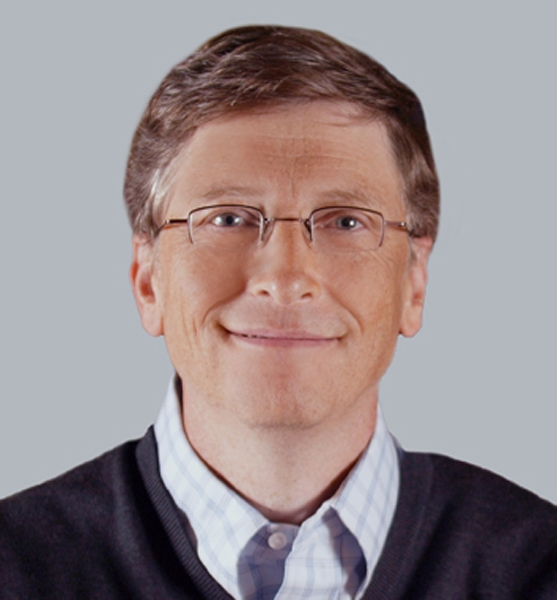
#> input picture PythonForFlutter/img.jpeg, 557 x 600 px; its folder holds only this picture in this run
$ python -i img_cropping.py   (imports and definitions only)
#> lines starting #> are read from the running program, lines starting #| are printed output that depends on the picture
from PIL import Image
import re
import cv2
from os import listdir
from os.path import isfile, join


def convert_webp_to_jpg(path_of_image):
    img = Image.open(path_of_image).convert('RGB')
    path_to_safe = re.sub(r'\.webp', '.jpg', path_of_image)
    #print(path_to_safe)
    path_to_safe = re.sub(r'\/webp', '/jpg', path_to_safe)
    #print(path_to_safe)
    img.save(path_to_safe)
    return path_to_safe

def make_four_out_of_one(path_of_image):
#> called with path_of_image = '../img.jpeg'
    img = cv2.imread(path_of_image)
#> img is the input picture: shape (600, 557, 3); mean B, G, R 140.2, 138.9, 151.6
    path_to_safe = 'Data/raw/cropped_to_four/'
    file_name = re.sub(r'^Data\/raw\/jpg\/', '', path_of_image)
    path_to_safe = path_to_safe + file_name
    ##########################################
    # At first vertical devide image         #
    ##########################################

    # start vertical devide image
    height = img.shape[0]
#> height = 600
    width = img.shape[1]
#> width = 557

    # Cut the image in half
    width_cutoff = width // 2
#> width_cutoff = 278
    left1 = img[:, :width_cutoff]
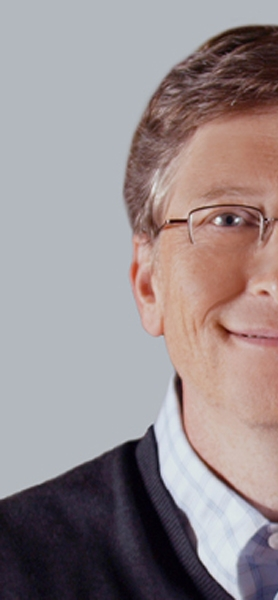
#> left1: shape (600, 278, 3); mean B, G, R 142.3, 140.5, 151.7
    right1 = img[:, width_cutoff:]
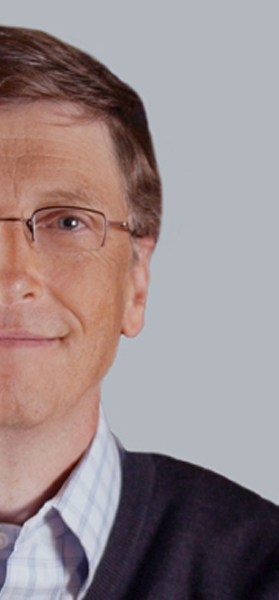
#> right1: shape (600, 279, 3); mean B, G, R 138.2, 137.2, 151.5
    # finish vertical devide image


    ##########################################
    # At first Horizontal devide left1 image #
    ##########################################

    #rotate image LEFT1 to 90 CLOCKWISE
    img = cv2.rotate(left1, cv2.ROTATE_90_CLOCKWISE)
#> img: shape (278, 600, 3)

    # start vertical devide image
    height = img.shape[0]
#> height = 278
    width = img.shape[1]
#> width = 600

    # Cut the image in half
    width_cutoff = width // 2
#> width_cutoff = 300
    l1 = img[:, :width_cutoff]
    l2 = img[:, width_cutoff:]
    # finish vertical devide image

    #rotate image to 90 COUNTERCLOCKWISE
    l1 = cv2.rotate(l1, cv2.ROTATE_90_COUNTERCLOCKWISE)
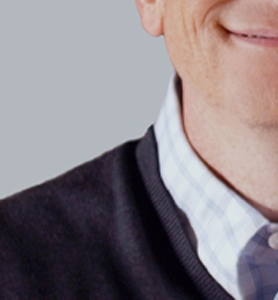
#> l1: shape (300, 278, 3); mean B, G, R 133.4, 128.6, 136.9
    #rotate image to 90 COUNTERCLOCKWISE
    l2 = cv2.rotate(l2, cv2.ROTATE_90_COUNTERCLOCKWISE)
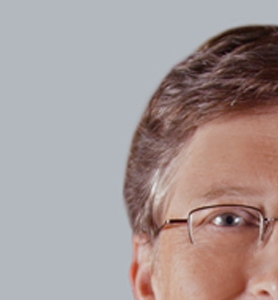
#> l2: shape (300, 278, 3); mean B, G, R 151.2, 152.5, 166.5


    ##########################################
    # At first Horizontal devide left1 image #
    ##########################################

    #rotate image LEFT1 to 90 CLOCKWISE
    img = cv2.rotate(left1, cv2.ROTATE_90_CLOCKWISE)

    # start vertical devide image
    height = img.shape[0]
    width = img.shape[1]

    # Cut the image in half
    width_cutoff = width // 2
    l1 = img[:, :width_cutoff]
    l2 = img[:, width_cutoff:]
    # finish vertical devide image

    #rotate image to 90 COUNTERCLOCKWISE
    l1 = cv2.rotate(l1, cv2.ROTATE_90_COUNTERCLOCKWISE)
    #save
    cv2.imwrite(f"{path_to_safe}_zwei_glaeser.jpg", l1)

    #rotate image to 90 COUNTERCLOCKWISE
    l2 = cv2.rotate(l2, cv2.ROTATE_90_COUNTERCLOCKWISE)
    #save
    cv2.imwrite(f"{path_to_safe}_null_glas.jpg", l2)


    ##########################################
    # At first Horizontal devide right1 image#
    ##########################################

    #rotate image RIGHT1 to 90 CLOCKWISE
    img = cv2.rotate(right1, cv2.ROTATE_90_CLOCKWISE)
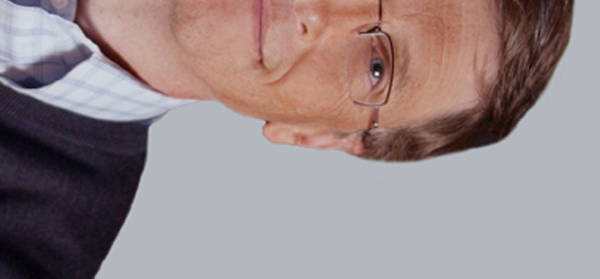
#> img: shape (279, 600, 3); mean B, G, R 138.2, 137.2, 151.5
    # start vertical devide image
    height = img.shape[0]
#> height = 279
    width = img.shape[1]

    # Cut the image in half
    width_cutoff = width // 2
    r1 = img[:, :width_cutoff]
    r2 = img[:, width_cutoff:]
    # finish vertical devide image

    #rotate image to 90 COUNTERCLOCKWISE
    r1 = cv2.rotate(r1, cv2.ROTATE_90_COUNTERCLOCKWISE)
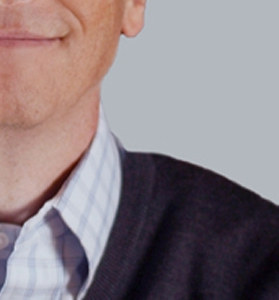
#> r1: shape (300, 279, 3); mean B, G, R 132, 127.6, 139.4
    #save
    cv2.imwrite(f"{path_to_safe}_drei_glaeser.jpg", r1)

    #rotate image to 90 COUNTERCLOCKWISE
    r2 = cv2.rotate(r2, cv2.ROTATE_90_COUNTERCLOCKWISE)
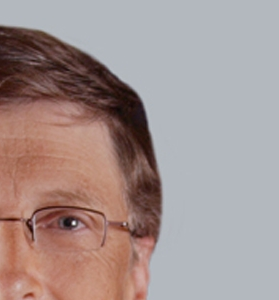
#> r2: shape (300, 279, 3); mean B, G, R 144.3, 146.8, 163.5
    #save
    cv2.imwrite(f"{path_to_safe}_ein_glas.jpg", r2)

def get_files_to_crop(mypath):
    onlyfiles = [f for f in listdir(mypath) if isfile(join(mypath, f))]
    return onlyfiles

def convert_all_pic_to_four_pics():
    file_list = get_files_to_crop('Data/raw/webp')
    print(file_list)
    for i in file_list:
        path = f'Data/raw/webp/{i}'
        make_four_out_of_one(convert_webp_to_jpg(path))


#convert_all_pic_to_four_pics()

>>> result = make_four_out_of_one('../img.jpeg')

$ run again, on PythonForFlutter/charlie.jpeg
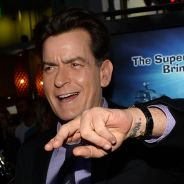
#> input picture PythonForFlutter/charlie.jpeg, 184 x 184 px
#> in make_four_out_of_one, img is the input picture: shape (184, 184, 3); mean B, G, R 51.1, 53.3, 64.2
#> in make_four_out_of_one, `r1 = cv2.rotate(r1, cv2.ROTATE_90_COUNTERCLOCKWISE)`:
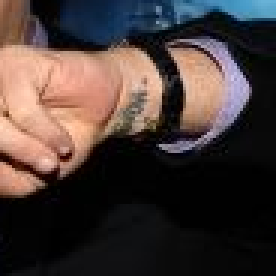
#> r1: shape (92, 92, 3) (shown 3 times larger); mean B, G, R 55.3, 58.4, 71.2
#> in make_four_out_of_one, `r2 = cv2.rotate(r2, cv2.ROTATE_90_COUNTERCLOCKWISE)`:
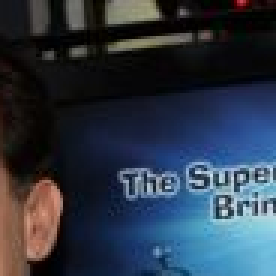
#> r2: shape (92, 92, 3) (shown 3 times larger); mean B, G, R 69.6, 55.2, 44.4
